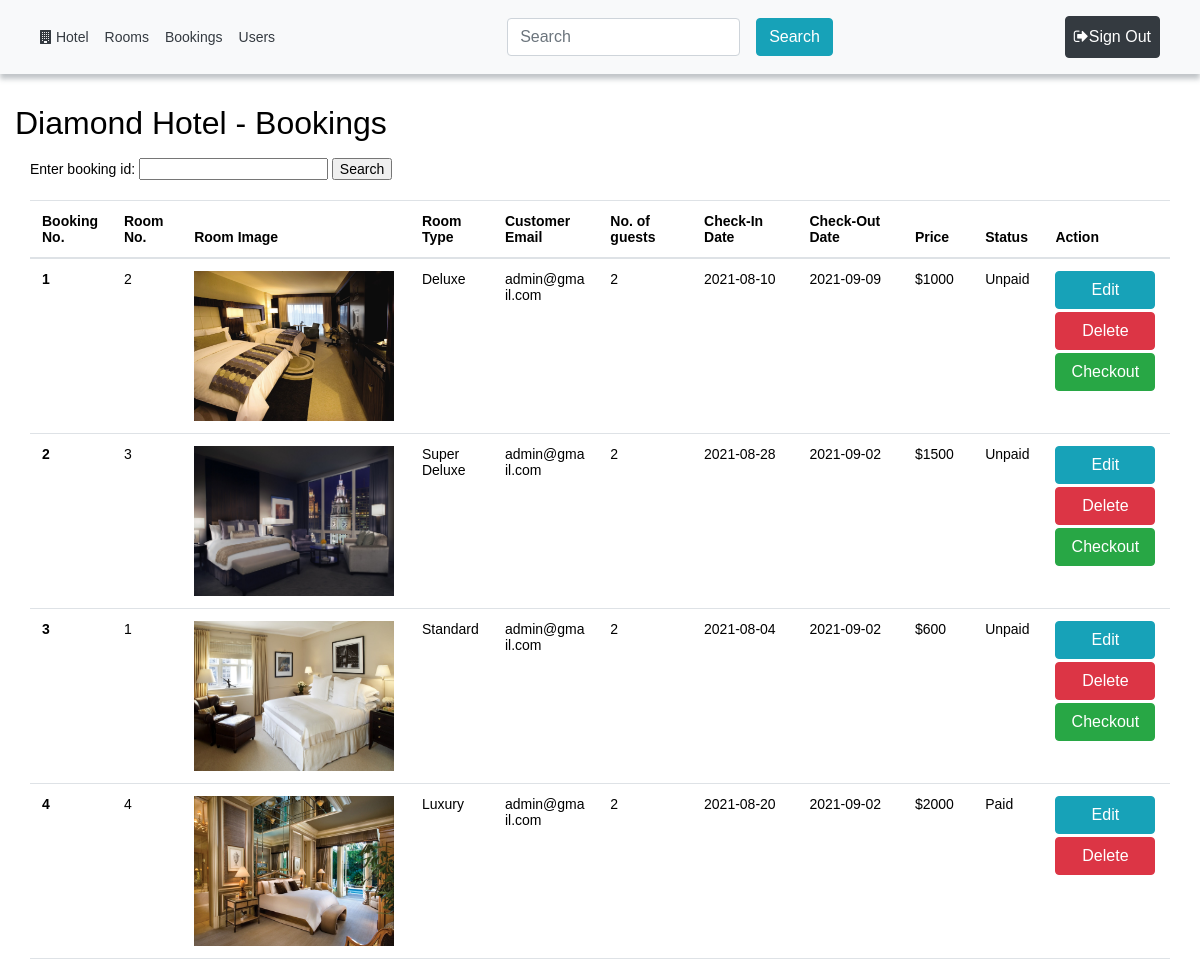
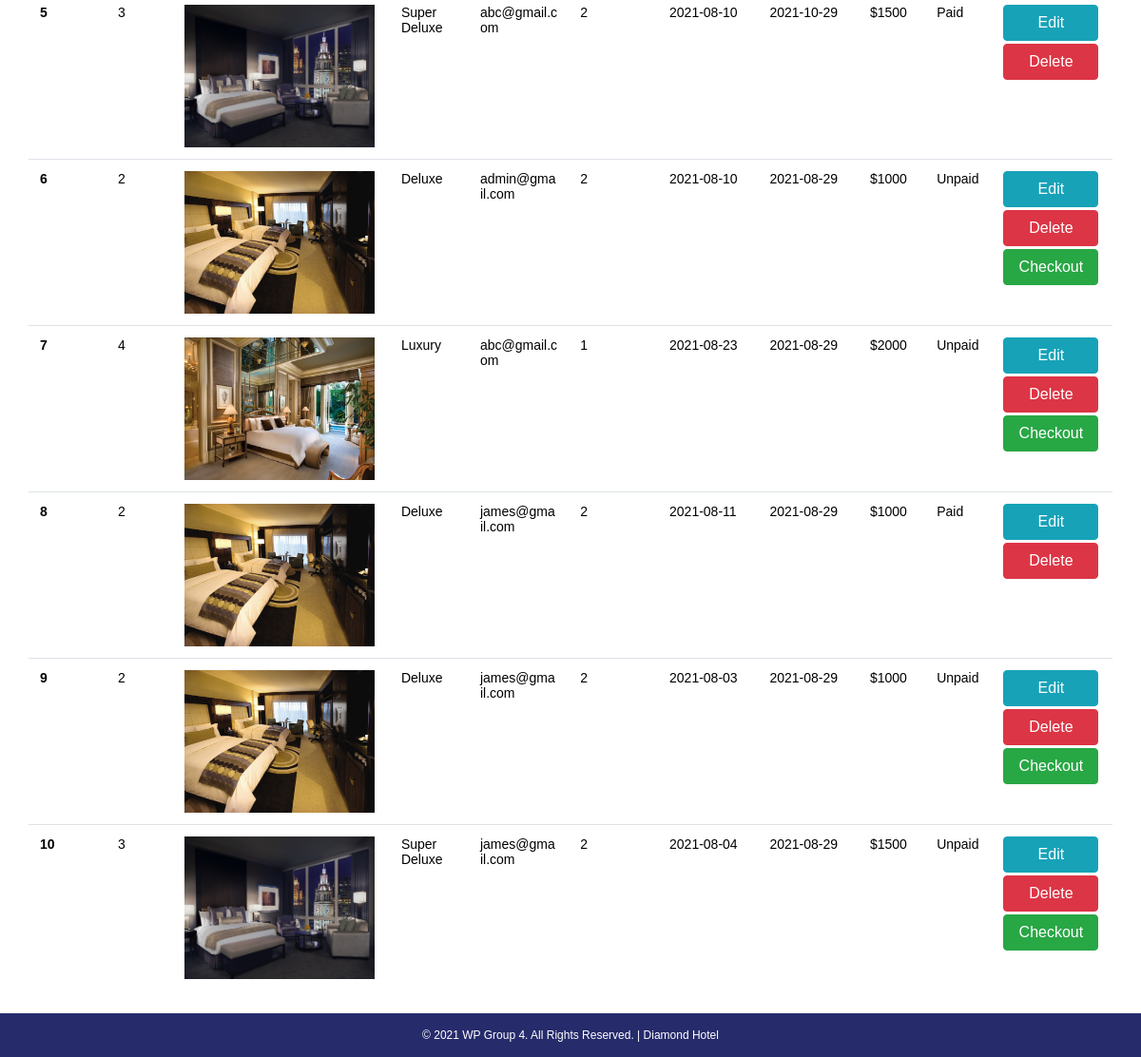
Page /components/booking/view.php (signed in) on the committed database (2 pictures, top to bottom).
### tables this page shows
CREATE TABLE `bookings` (
  `id` int(11) NOT NULL,
  `type` varchar(20) NOT NULL,
  `customer_email` varchar(64) NOT NULL,
  `room_no` int(255) NOT NULL,
  `check_in` date NOT NULL,
  `check_out` date DEFAULT NULL,
  `adults_num` int(11) NOT NULL,
  `children_num` int(11) NOT NULL,
  `clear_bill` tinyint(1) NOT NULL DEFAULT 0
);

CREATE TABLE `rooms` (
  `id` int(11) NOT NULL,
  `type` varchar(20) NOT NULL,
  `price` int(11) NOT NULL,
  `description` varchar(100) NOT NULL,
  `image` varchar(20) NOT NULL
);

### components/booking/view.php (the view, shortened to what this page needs)
<?php
$path = $_SERVER['DOCUMENT_ROOT'];
$path .= "/hotel/";
require_once($path . 'connect.php');
if ($_SESSION['role'] == 'admin') {
	if (isset($_POST['submit']))
	{
		$ReadSql = "Select a.id, b.image, a.room_no, b.type, a.customer_email, a.adults_num, a.children_num, a.check_in, a.check_out, b.price, a.clear_bill from bookings a, rooms b where a.room_no=b.id AND a.id=".$_POST["id"];
	}
	else
	{
		$ReadSql = "Select a.id, b.image, a.room_no, b.type, a.customer_email, a.adults_num, a.children_num, a.check_in, a.check_out, b.price, a.clear_bill from bookings a, rooms b where a.room_no=b.id ORDER BY a.id";
	}
}
$res = mysqli_query($connection, $ReadSql);
?>
<?php require($path . 'templates/header.php') ?>
	<div class="container-fluid my-4">
		<div class="row my-2">
			<h2>Diamond Hotel - Bookings</h2>
		</div>
		<form action="<?php echo $_SERVER['PHP_SELF'];?>" method="post" style="padding-bottom:20px">
		Enter booking id:
		<input type="text" name="id" value="<?php if (isset($_POST['id'])) echo $_POST['id'];?>" >
		<input type="submit" name="submit" value="Search">
		</form>
		<?php
		if ($res !== false && $res->num_rows > 0)
		{
		?>
			<table class="table table-responsive">
			<thead>
				<tr>
					<th style="width:6%">Booking No.</th>
					<th style="width:6%">Room No.</th>
					<th style="width:12%">Room Image</th>
					<th style="width:7%">Room Type</th>
					<th style="width:9%">Customer Email</th>
					<th style="width:8%">No. of guests</th>
					<th style="width:9%">Check-In Date</th>
					<th style="width:9%">Check-Out Date</th>
					<th style="width:6%">Price</th>
					<th style="width:6%">Status</th>
					<th style="width:8%">Action</th>
				</tr>
			</thead>
			<tbody>
		<?php
			while($r = mysqli_fetch_assoc($res))
			{
		?>
				<tr>
					<th scope="row"><?php echo $r["id"]; ?></th>
					<td><?php echo $r["room_no"]; ?></td>
					<td><img src="/hotel/img/rooms/<?php echo $r['image']; ?>" style="width:200px;height:150px;"></td>
					<td><?php echo $r['type']; ?></td>
					<td style="word-break: break-all"><?php echo $r["customer_email"]; ?></td>
					<td><?php echo ($r["adults_num"] + $r["children_num"]); ?></td>
					<td><?php echo $r["check_in"]; ?></td>
					<td><?php echo $r["check_out"]; ?></td>
					<td>$<?php echo $r["price"]; ?></td>
					<td><span id="clear_bill"><?php echo ($r["clear_bill"] == 1) ? "Paid" : "Unpaid" ; ?></span></td>
					<td>
						<a href="update.php?id=<?php echo $r["id"]; ?>"><button type="button" class="btn btn-info" style="width:100px">Edit</button></a><br>
						<a href="?action=delete&id=<?php echo $r["id"]; ?>" onclick="return confirm('Are you sure to delete?')"><button style="margin-top:3px; margin-bottom:3px; width:100px;" type="button" class="btn btn-danger btn-xs">Delete</button></a><br>
						<?php
						$paymentStatus = $r["clear_bill"];
						if ($paymentStatus == 0) { ?>
							<a href="../payment/checkout.php?id=<?php echo $r["id"]; ?>"><button type="button" class="btn btn-success" style="width:100px">Checkout</button></a>
						<?php } ?>
					</td>
				</tr>
		<?php
			}
		?>
			</tbody>
			</table>
		<?php
		}
		else
		{
			echo "No record found";
		}
		?>
	</div>
<?php require($path . 'templates/footer.php') ?>

### templates/header.php (shortened to what this page needs)
<?php
$server = 'http://' . $_SERVER['SERVER_NAME'] . '/hotel/';
$user_logged = false;
?>
<!DOCTYPE html>
<html>
<head>
    <link rel="stylesheet" href="https://maxcdn.bootstrapcdn.com/bootstrap/4.0.0/css/bootstrap.min.css">
    <link href="//maxcdn.bootstrapcdn.com/font-awesome/4.7.0/css/font-awesome.min.css" rel="stylesheet">
    <link rel="stylesheet" href="<?php echo $server; ?>css/style.css" >
</head>
<body>
<header class="d-flex w-100">
	<nav class="navbar navbar-expand-lg w-100 bg-light">
		<div class="navbar navbar-inverse  w-100 justify-content-between">
			<ul class="navbar-nav" id="navbar">
				<li class="nav-item active">
					<a class="nav-link text-dark" href="<?php echo $server; ?>index.php"><i class="fa fa-building text-dark"></i> Hotel</a>
				</li>
				<?php if (isset($_SESSION['loggedin']) && $_SESSION['loggedin'] == true) {
					$user_logged = true;
					if ($_SESSION['role'] == 'admin') { ?>
						<li class="nav-item">
							<a class="nav-link text-dark" href="<?php echo $server; ?>components/room/view.php">Rooms</a>
						</li>
						<li class="nav-item">
							<a class="nav-link text-dark" href="<?php echo $server; ?>components/booking/view.php">Bookings</a>
						</li>
						<li class="nav-item">
							<a class="nav-link text-dark" href="<?php echo $server; ?>components/user/view.php">Users</a>
						</li>
				<?php }
				} ?>
			</ul>
			<ul class="navbar-nav">
				<div class="d-flex my-2 my-lg-0">
				    <input id="searchInput" class="form-control mr-sm-2" type="search" placeholder="Search" aria-label="Search">
				    <button id="searchBtn"class="btn btn-info m-2 my-sm-0" type="button">Search</button>
				</div>
			</ul>
			<ul class="navbar-nav">
				<?php
				if ($user_logged) { ?>
					<li class="nav-item mr-sm-2">
						<a class="nav-link btn btn-dark text-white" href="<?php echo $server; ?>logout.php"><span><i class="fa fa-sign-out text-white"></i></span>Sign Out</a>
					</li>
				<?php } else { ?>
				    <li class="nav-item mr-sm-2">
						<a class="nav-link btn btn-primary text-white" href="<?php echo $server; ?>login.php"><span><i class="fa fa-sign-in text-white"></i></span> Sign In</a>
					</li>
				<?php } ?>
			</ul>
		</div>
	</nav>
</header>
<div class="container-fluid page-container">
<div class="fill"></div>

### templates/footer.php (shortened to what this page needs)
</div>
<footer class="footer-container row justify-content-center mt-4 py-3">
	<div class="text-white">&copy; 2021 WP Group 4. All Rights Reserved. | Diamond Hotel</div>
</footer>
</body>
</html>

### css/style.css (style rules this page uses)
* { color: black; }
html, body { height: 100%; }
#navbar li a { color: #eee; }
.page-container { padding-top: 60px; }
.footer-container { position: relative; left: 0; bottom: 0; font-size: 12px; width: 100%; margin: auto; background-color: #262b6b; }
header { box-shadow: 0px 5px 5px #6c757d6b; position: fixed; z-index: 99; top: 0; }
@media screen and (max-width:1500px) { .fill { padding: 10px; } }

### templates/header.php (style rules this page uses)
body { font: 14px sans-serif; }

### rows in the picture
bookings: id "1", room_no "2", rooms.image (picture), rooms.type "Deluxe", customer_email "admin@gmail.com", $r["adults_num"] + $r["children_num"] "2", check_in "2021-08-10", check_out "2021-09-09", rooms.price "1000", clear_bill "Unpaid"
bookings: id "2", room_no "3", rooms.image (picture), rooms.type "Super Deluxe", customer_email "admin@gmail.com", $r["adults_num"] + $r["children_num"] "2", check_in "2021-08-28", check_out "2021-09-02", rooms.price "1500", clear_bill "Unpaid"
bookings: id "3", room_no "1", rooms.image (picture), rooms.type "Standard", customer_email "admin@gmail.com", $r["adults_num"] + $r["children_num"] "2", check_in "2021-08-04", check_out "2021-09-02", rooms.price "600", clear_bill "Unpaid"
bookings: id "4", room_no "4", rooms.image (picture), rooms.type "Luxury", customer_email "admin@gmail.com", $r["adults_num"] + $r["children_num"] "2", check_in "2021-08-20", check_out "2021-09-02", rooms.price "2000", clear_bill "Paid"
bookings: id "5", room_no "3", rooms.image (picture), rooms.type "Super Deluxe", customer_email "abc@gmail.com", $r["adults_num"] + $r["children_num"] "2", check_in "2021-08-10", check_out "2021-10-29", rooms.price "1500", clear_bill "Paid"
bookings: id "6", room_no "2", rooms.image (picture), rooms.type "Deluxe", customer_email "admin@gmail.com", $r["adults_num"] + $r["children_num"] "2", check_in "2021-08-10", check_out "2021-08-29", rooms.price "1000", clear_bill "Unpaid"
bookings: id "7", room_no "4", rooms.image (picture), rooms.type "Luxury", customer_email "abc@gmail.com", $r["adults_num"] + $r["children_num"] "1", check_in "2021-08-23", check_out "2021-08-29", rooms.price "2000", clear_bill "Unpaid"
bookings: id "8", room_no "2", rooms.image (picture), rooms.type "Deluxe", customer_email "james@gmail.com", $r["adults_num"] + $r["children_num"] "2", check_in "2021-08-11", check_out "2021-08-29", rooms.price "1000", clear_bill "Paid"
bookings: id "9", room_no "2", rooms.image (picture), rooms.type "Deluxe", customer_email "james@gmail.com", $r["adults_num"] + $r["children_num"] "2", check_in "2021-08-03", check_out "2021-08-29", rooms.price "1000", clear_bill "Unpaid"
bookings: id "10", room_no "3", rooms.image (picture), rooms.type "Super Deluxe", customer_email "james@gmail.com", $r["adults_num"] + $r["children_num"] "2", check_in "2021-08-04", check_out "2021-08-29", rooms.price "1500", clear_bill "Unpaid"
